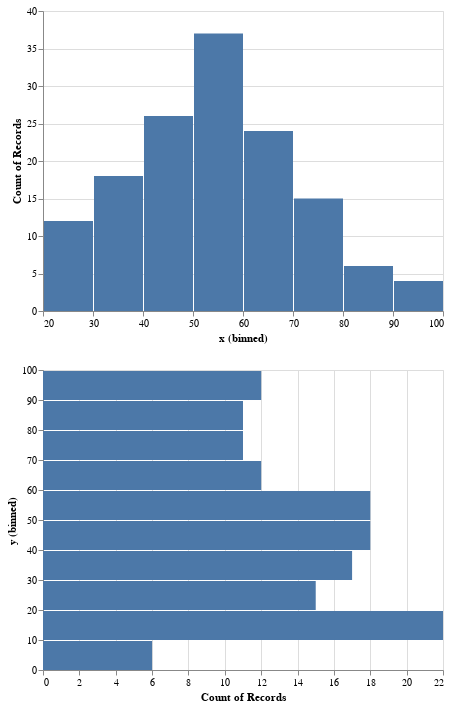

Write notebook code for a chart like this one.
### Code cell
barsX & barsY

### Figure 1 — Vega-Lite specification as saved in the notebook (floating-point values rounded to 4 significant figures; data arrays with more than 128 entries replaced by an {"elided": "..."} marker saying what was removed)
{"config": {"view": {"continuousWidth": 400, "continuousHeight": 300}}, "vconcat": [{"mark": "bar", "encoding": {"x": {"type": "quantitative", "bin": true, "field": "x"}, "y": {"type": "quantitative", "aggregate": "count"}}}, {"mark": "bar", "encoding": {"x": {"type": "quantitative", "aggregate": "count"}, "y": {"type": "quantitative", "bin": true, "field": "y"}}}], "data": {"name": "data-05c6c0db3f3190ea2f2d6865f2142213"}, "$schema": "https://vega.github.io/schema/vega-lite/v4.8.1.json", "datasets": {"data-05c6c0db3f3190ea2f2d6865f2142213": {"elided": "142 records"}}}
